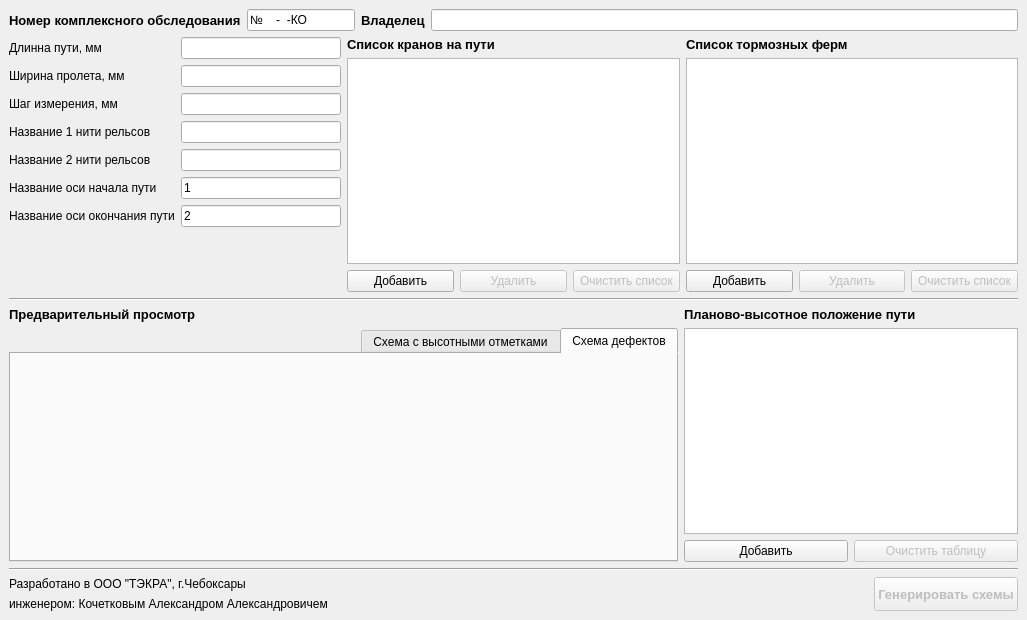
<?xml version="1.0" encoding="UTF-8"?>
<ui version="4.0">
 <class>MainWindow</class>
 <widget class="QMainWindow" name="MainWindow">
  <property name="geometry">
   <rect>
    <x>0</x>
    <y>0</y>
    <width>1027</width>
    <height>620</height>
   </rect>
  </property>
  <property name="minimumSize">
   <size>
    <width>800</width>
    <height>600</height>
   </size>
  </property>
  <property name="windowTitle">
   <string>Генератор схем кранового пути</string>
  </property>
  <property name="toolButtonStyle">
   <enum>Qt::ToolButtonIconOnly</enum>
  </property>
  <property name="documentMode">
   <bool>false</bool>
  </property>
  <widget class="QWidget" name="centralwidget">
   <layout class="QVBoxLayout" name="verticalLayout_6">
    <item>
     <layout class="QHBoxLayout" name="horizontalLayout_8" stretch="0,0,0,2">
      <item>
       <widget class="QLabel" name="label_12">
        <property name="font">
         <font>
          <pointsize>10</pointsize>
          <weight>75</weight>
          <bold>true</bold>
         </font>
        </property>
        <property name="text">
         <string>Номер комплексного обследования</string>
        </property>
       </widget>
      </item>
      <item>
       <widget class="QLineEdit" name="CalcNumber">
        <property name="inputMask">
         <string>№9999-99-КО</string>
        </property>
       </widget>
      </item>
      <item>
       <widget class="QLabel" name="label_13">
        <property name="font">
         <font>
          <pointsize>10</pointsize>
          <weight>75</weight>
          <bold>true</bold>
         </font>
        </property>
        <property name="text">
         <string>Владелец</string>
        </property>
       </widget>
      </item>
      <item>
       <widget class="QLineEdit" name="Owner">
        <property name="maxLength">
         <number>120</number>
        </property>
       </widget>
      </item>
     </layout>
    </item>
    <item>
     <layout class="QHBoxLayout" name="horizontalLayout_2">
      <item>
       <layout class="QFormLayout" name="formLayout_2">
        <property name="sizeConstraint">
         <enum>QLayout::SetDefaultConstraint</enum>
        </property>
        <item row="0" column="0">
         <widget class="QLabel" name="label">
          <property name="text">
           <string>Длинна пути, мм</string>
          </property>
         </widget>
        </item>
        <item row="0" column="1">
         <widget class="QLineEdit" name="PathLength">
          <property name="inputMask">
           <string/>
          </property>
          <property name="text">
           <string/>
          </property>
          <property name="maxLength">
           <number>32767</number>
          </property>
          <property name="cursorPosition">
           <number>0</number>
          </property>
         </widget>
        </item>
        <item row="1" column="0">
         <widget class="QLabel" name="label_2">
          <property name="text">
           <string>Ширина пролета, мм</string>
          </property>
         </widget>
        </item>
        <item row="1" column="1">
         <widget class="QLineEdit" name="PathWidth">
          <property name="inputMask">
           <string/>
          </property>
          <property name="text">
           <string/>
          </property>
          <property name="cursorPosition">
           <number>0</number>
          </property>
         </widget>
        </item>
        <item row="2" column="0">
         <widget class="QLabel" name="label_3">
          <property name="text">
           <string>Шаг измерения, мм</string>
          </property>
         </widget>
        </item>
        <item row="3" column="0">
         <widget class="QLabel" name="label_4">
          <property name="text">
           <string>Название 1 нити рельсов</string>
          </property>
         </widget>
        </item>
        <item row="4" column="0">
         <widget class="QLabel" name="label_5">
          <property name="text">
           <string>Название 2 нити рельсов</string>
          </property>
         </widget>
        </item>
        <item row="5" column="0">
         <widget class="QLabel" name="label_6">
          <property name="text">
           <string>Название оси начала пути</string>
          </property>
         </widget>
        </item>
        <item row="6" column="0">
         <widget class="QLabel" name="label_7">
          <property name="text">
           <string>Название оси окончания пути</string>
          </property>
         </widget>
        </item>
        <item row="2" column="1">
         <widget class="QLineEdit" name="DimentionStep">
          <property name="inputMask">
           <string/>
          </property>
          <property name="text">
           <string/>
          </property>
          <property name="cursorPosition">
           <number>0</number>
          </property>
         </widget>
        </item>
        <item row="3" column="1">
         <widget class="QLineEdit" name="RailName1">
          <property name="inputMask">
           <string/>
          </property>
          <property name="text">
           <string/>
          </property>
          <property name="maxLength">
           <number>2</number>
          </property>
          <property name="cursorPosition">
           <number>0</number>
          </property>
         </widget>
        </item>
        <item row="4" column="1">
         <widget class="QLineEdit" name="RailName2">
          <property name="inputMask">
           <string/>
          </property>
          <property name="text">
           <string/>
          </property>
          <property name="maxLength">
           <number>2</number>
          </property>
          <property name="cursorPosition">
           <number>0</number>
          </property>
         </widget>
        </item>
        <item row="5" column="1">
         <widget class="QLineEdit" name="PathStartName">
          <property name="text">
           <string>1</string>
          </property>
          <property name="maxLength">
           <number>2</number>
          </property>
         </widget>
        </item>
        <item row="6" column="1">
         <widget class="QLineEdit" name="PathCancelName">
          <property name="text">
           <string>2</string>
          </property>
          <property name="maxLength">
           <number>2</number>
          </property>
         </widget>
        </item>
       </layout>
      </item>
      <item>
       <layout class="QVBoxLayout" name="verticalLayout_2">
        <item>
         <widget class="QLabel" name="label_8">
          <property name="font">
           <font>
            <pointsize>10</pointsize>
            <weight>75</weight>
            <bold>true</bold>
           </font>
          </property>
          <property name="text">
           <string>Список кранов на пути</string>
          </property>
         </widget>
        </item>
        <item>
         <widget class="QListWidget" name="CraneList"/>
        </item>
        <item>
         <layout class="QHBoxLayout" name="horizontalLayout_3">
          <item>
           <widget class="QPushButton" name="AddCrane">
            <property name="sizePolicy">
             <sizepolicy hsizetype="Minimum" vsizetype="Preferred">
              <horstretch>0</horstretch>
              <verstretch>0</verstretch>
             </sizepolicy>
            </property>
            <property name="text">
             <string>Добавить</string>
            </property>
           </widget>
          </item>
          <item>
           <widget class="QPushButton" name="DeleteCrane">
            <property name="enabled">
             <bool>false</bool>
            </property>
            <property name="sizePolicy">
             <sizepolicy hsizetype="Minimum" vsizetype="Preferred">
              <horstretch>0</horstretch>
              <verstretch>0</verstretch>
             </sizepolicy>
            </property>
            <property name="text">
             <string>Удалить</string>
            </property>
           </widget>
          </item>
          <item>
           <widget class="QPushButton" name="ClearCraneList">
            <property name="enabled">
             <bool>false</bool>
            </property>
            <property name="text">
             <string>Очистить список</string>
            </property>
           </widget>
          </item>
         </layout>
        </item>
       </layout>
      </item>
      <item>
       <layout class="QVBoxLayout" name="verticalLayout_3">
        <item>
         <widget class="QLabel" name="label_9">
          <property name="font">
           <font>
            <pointsize>10</pointsize>
            <weight>75</weight>
            <bold>true</bold>
           </font>
          </property>
          <property name="text">
           <string>Список тормозных ферм</string>
          </property>
         </widget>
        </item>
        <item>
         <widget class="QListWidget" name="FermList"/>
        </item>
        <item>
         <layout class="QHBoxLayout" name="horizontalLayout_4">
          <item>
           <widget class="QPushButton" name="AddFerm">
            <property name="sizePolicy">
             <sizepolicy hsizetype="Minimum" vsizetype="Preferred">
              <horstretch>0</horstretch>
              <verstretch>0</verstretch>
             </sizepolicy>
            </property>
            <property name="text">
             <string>Добавить</string>
            </property>
           </widget>
          </item>
          <item>
           <widget class="QPushButton" name="DeleteFerm">
            <property name="enabled">
             <bool>false</bool>
            </property>
            <property name="sizePolicy">
             <sizepolicy hsizetype="Minimum" vsizetype="Preferred">
              <horstretch>0</horstretch>
              <verstretch>0</verstretch>
             </sizepolicy>
            </property>
            <property name="text">
             <string>Удалить</string>
            </property>
           </widget>
          </item>
          <item>
           <widget class="QPushButton" name="ClearFermList">
            <property name="enabled">
             <bool>false</bool>
            </property>
            <property name="text">
             <string>Очистить список</string>
            </property>
           </widget>
          </item>
         </layout>
        </item>
       </layout>
      </item>
     </layout>
    </item>
    <item>
     <widget class="Line" name="line">
      <property name="orientation">
       <enum>Qt::Horizontal</enum>
      </property>
     </widget>
    </item>
    <item>
     <layout class="QHBoxLayout" name="horizontalLayout_6" stretch="2,1">
      <item>
       <layout class="QVBoxLayout" name="verticalLayout_4">
        <item>
         <widget class="QLabel" name="label_11">
          <property name="font">
           <font>
            <pointsize>10</pointsize>
            <weight>75</weight>
            <bold>true</bold>
           </font>
          </property>
          <property name="text">
           <string>Предварительный просмотр</string>
          </property>
         </widget>
        </item>
        <item>
         <widget class="QTabWidget" name="tabWidget">
          <property name="layoutDirection">
           <enum>Qt::RightToLeft</enum>
          </property>
          <property name="tabPosition">
           <enum>QTabWidget::North</enum>
          </property>
          <property name="tabShape">
           <enum>QTabWidget::Rounded</enum>
          </property>
          <property name="currentIndex">
           <number>0</number>
          </property>
          <widget class="QWidget" name="DefectChemePreview">
           <attribute name="title">
            <string>Cхема дефектов</string>
           </attribute>
           <layout class="QVBoxLayout" name="verticalLayout_7">
            <item>
             <layout class="QVBoxLayout" name="DefectChemePreviewLayout"/>
            </item>
           </layout>
          </widget>
          <widget class="QWidget" name="ChemePreview">
           <attribute name="title">
            <string>Схема с высотными отметками</string>
           </attribute>
           <layout class="QVBoxLayout" name="verticalLayout_9">
            <item>
             <layout class="QVBoxLayout" name="ChemePreviewLayout"/>
            </item>
           </layout>
          </widget>
         </widget>
        </item>
       </layout>
      </item>
      <item>
       <layout class="QVBoxLayout" name="verticalLayout">
        <item>
         <widget class="QLabel" name="label_10">
          <property name="font">
           <font>
            <pointsize>10</pointsize>
            <weight>75</weight>
            <bold>true</bold>
           </font>
          </property>
          <property name="text">
           <string>Планово-высотное положение пути</string>
          </property>
         </widget>
        </item>
        <item>
         <widget class="QTableWidget" name="TablePlanePoint">
          <property name="editTriggers">
           <set>QAbstractItemView::NoEditTriggers</set>
          </property>
         </widget>
        </item>
        <item>
         <layout class="QHBoxLayout" name="horizontalLayout_5">
          <item>
           <widget class="QPushButton" name="AddPlanePoint">
            <property name="text">
             <string>Добавить</string>
            </property>
           </widget>
          </item>
          <item>
           <widget class="QPushButton" name="ClearPlanePoint">
            <property name="enabled">
             <bool>false</bool>
            </property>
            <property name="text">
             <string>Очистить таблицу</string>
            </property>
           </widget>
          </item>
         </layout>
        </item>
       </layout>
      </item>
     </layout>
    </item>
    <item>
     <widget class="Line" name="line_2">
      <property name="orientation">
       <enum>Qt::Horizontal</enum>
      </property>
     </widget>
    </item>
    <item>
     <layout class="QHBoxLayout" name="horizontalLayout">
      <item>
       <layout class="QVBoxLayout" name="verticalLayout_5">
        <item>
         <widget class="QLabel" name="label_14">
          <property name="text">
           <string>Разработано в ООО &quot;ТЭКРА&quot;, г.Чебоксары</string>
          </property>
         </widget>
        </item>
        <item>
         <widget class="QLabel" name="label_15">
          <property name="text">
           <string>инженером: Кочетковым Александром Александровичем &lt;sunlexgroup@gmail.com&gt;</string>
          </property>
         </widget>
        </item>
       </layout>
      </item>
      <item>
       <spacer name="horizontalSpacer">
        <property name="orientation">
         <enum>Qt::Horizontal</enum>
        </property>
        <property name="sizeHint" stdset="0">
         <size>
          <width>40</width>
          <height>20</height>
         </size>
        </property>
       </spacer>
      </item>
      <item>
       <widget class="QPushButton" name="GenerateCheme">
        <property name="enabled">
         <bool>false</bool>
        </property>
        <property name="sizePolicy">
         <sizepolicy hsizetype="Minimum" vsizetype="Preferred">
          <horstretch>0</horstretch>
          <verstretch>0</verstretch>
         </sizepolicy>
        </property>
        <property name="font">
         <font>
          <pointsize>10</pointsize>
          <weight>75</weight>
          <bold>true</bold>
         </font>
        </property>
        <property name="text">
         <string>Генерировать схемы</string>
        </property>
       </widget>
      </item>
     </layout>
    </item>
   </layout>
  </widget>
 </widget>
 <resources/>
 <connections/>
</ui>
